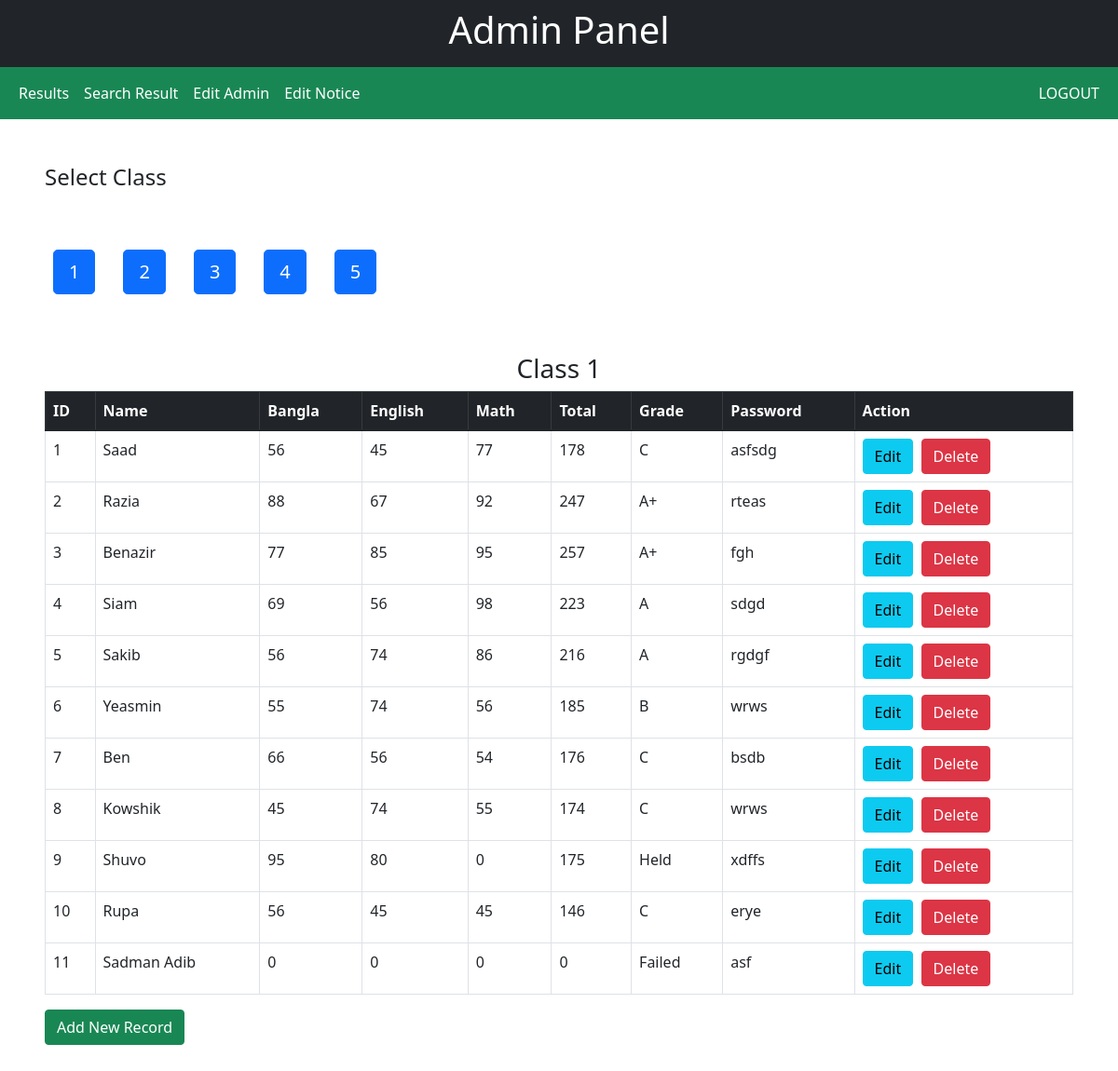
Screenshot of /admin.php?class=1 with the database file from the repository.
### tables this page shows
CREATE TABLE `student` (
  `sn` int(11) NOT NULL,
  `class` int(11) NOT NULL,
  `id` int(11) NOT NULL,
  `pass` varchar(10) NOT NULL
);

CREATE TABLE `result` (
  `Class` int(11) NOT NULL,
  `ID` int(11) NOT NULL,
  `Name` varchar(20) NOT NULL,
  `Bangla` int(11) NOT NULL,
  `English` int(11) NOT NULL,
  `Math` int(11) NOT NULL,
  `Total` int(11) NOT NULL,
  `Grade` varchar(20) NOT NULL
);

### admin.php (the view, shortened to what this page needs)
<!DOCTYPE html>
<html lang="en">
<head>
    <link href="https://cdn.jsdelivr.net/npm/bootstrap@5.1.3/dist/css/bootstrap.min.css" rel="stylesheet">
</head>
<body>
    <?php
    include './class/header.php';
    ?>
    <?php
    include './partial/connection.php';
    include './class/nav.php';
    ?>
    <h4 class="m-5">Select Class</h4>
    <center>
        <div class="container" style="display:flex ;">
            <form method="POST" action="" style="margin: 15px;">
                <input type="submit" name="submit" class="btn btn-primary btn-lg" value="1">
            </form>
            <form method="POST" action="" style="margin: 15px;">
                <input type="submit" name="submit" class="btn btn-primary btn-lg" value="2">
            </form>
            <form method="POST" action="" style="margin: 15px;">
                <input type="submit" name="submit" class="btn btn-primary btn-lg" value="3">
            </form>
            <form method="POST" action="" style="margin: 15px;">
                <input type="submit" name="submit" class="btn btn-primary btn-lg" value="4">
            </form>
            <form method="POST" action="" style="margin: 15px;">
                <input type="submit" name="submit" class="btn btn-primary btn-lg" value="5">
            </form>
        </div>
    </center>
    <?php
    if (isset($_GET['class'])) {
        $btn = $_REQUEST['class'];
    ?>
        <div class="table-responsive m-5">
            <table class="table table-bordered">
                <h3 class="text-center">Class <?php echo $btn ?></h3>
                <thead class="table-dark">
                    <tr>
                        <th>ID</th>
                        <th>Name</th>
                        <th>Bangla</th>
                        <th>English</th>
                        <th>Math</th>
                        <th>Total</th>
                        <th>Grade</th>
                        <th>Password</th>
                        <th>Action</th>
                    </tr>
                </thead>
                <tbody>
                    <?php
                    $sql = "SELECT * FROM result r
                    LEFT JOIN student s
                    ON r.ID=s.id and r.Class=s.class
                    where r.class=$btn";
                    $result = mysqli_query($conn, $sql);
                    while ($row = $result->fetch_assoc()) {
                    ?>
                        <tr>
                            <td><?php echo $row['ID']; ?></td>
                            <td><?php echo $row['Name']; ?></td>
                            <td><?php echo $row['Bangla']; ?></td>
                            <td><?php echo $row['English']; ?></td>
                            <td><?php echo $row['Math']; ?></td>
                            <td><?php echo $row['Total']; ?></td>
                            <td><?php echo $row['Grade']; ?></td>
                            <td><?php echo $row['pass']; ?></td>
                            <td>
                                <a class="btn btn-info" href="./class2/update.php?id=<?php echo $row['ID']; ?>&class=<?php echo $row['Class']; ?>&aid=<?php echo $aid; ?>">Edit</a>&nbsp;
                                <a class="btn btn-danger" onclick="return confirm('Are you sure you want to delete this item?');" href="./class2/delete.php?id=<?php echo $row['ID'];  ?>&class=<?php echo $row['Class']; ?>&aid=<?php echo $aid; ?>">Delete</a>
                            </td>
                        </tr>
                    <?php
                    }
                    ?>
                </tbody>
            </table>
            <a href="./class2/create.php?aid=<?php echo $aid; ?>" class="btn btn-success"><i class="fa fa-plus"></i> Add New Record</a>
        </div>
    <?php
    }
    ?>
</body>
</html>

### rows the page displays
student: result.ID "1", result.Name "Saad", result.Bangla "56", result.English "45", result.Math "77", result.Total "178", result.Grade "C", pass "asfsdg"
student: result.ID "2", result.Name "Razia", result.Bangla "88", result.English "67", result.Math "92", result.Total "247", result.Grade "A+", pass "rteas"
student: result.ID "3", result.Name "Benazir", result.Bangla "77", result.English "85", result.Math "95", result.Total "257", result.Grade "A+", pass "fgh"
student: result.ID "4", result.Name "Siam", result.Bangla "69", result.English "56", result.Math "98", result.Total "223", result.Grade "A", pass "sdgd"
student: result.ID "5", result.Name "Sakib", result.Bangla "56", result.English "74", result.Math "86", result.Total "216", result.Grade "A", pass "rgdgf"
student: result.ID "6", result.Name "Yeasmin", result.Bangla "55", result.English "74", result.Math "56", result.Total "185", result.Grade "B", pass "wrws"
student: result.ID "7", result.Name "Ben", result.Bangla "66", result.English "56", result.Math "54", result.Total "176", result.Grade "C", pass "bsdb"
student: result.ID "8", result.Name "Kowshik", result.Bangla "45", result.English "74", result.Math "55", result.Total "174", result.Grade "C", pass "wrws"
student: result.ID "9", result.Name "Shuvo", result.Bangla "95", result.English "80", result.Math "0", result.Total "175", result.Grade "Held", pass "xdffs"
student: result.ID "10", result.Name "Rupa", result.Bangla "56", result.English "45", result.Math "45", result.Total "146", result.Grade "C", pass "erye"
student: result.ID "11", result.Name "Sadman Adib", result.Bangla "0", result.English "0", result.Math "0", result.Total "0", result.Grade "Failed", pass "asf"

### other values shown
$btn "1"
